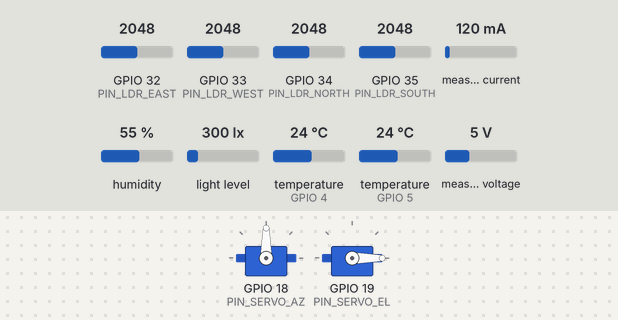
The sketch below on a simulated ESP32. Shown: 2 × servo. Inputs (shaded band) come from the test bench; at power-on: GPIO 33 (PIN_LDR_WEST) = 2048, GPIO 32 (PIN_LDR_EAST) = 2048, GPIO 34 (PIN_LDR_NORTH) = 2048, GPIO 35 (PIN_LDR_SOUTH) = 2048, measured current 120 mA, humidity 55 %, light level 300 lx, temperature (sensors on GPIO 4, GPIO 5) 24 °C, measured voltage 5 V (analog values on the 0–4095 scale). WiFi joins after 1.5 s; servers stay silent unless stated; uploads are accepted with an empty reply; the local clock reads 2024-03-15 10:24:30 at power-on unless the sketch sets it; what the sketch prints to the serial monitor is not drawn.

Above: at 3.3 s.
3.4 s: GPIO 33 (PIN_LDR_WEST) set to 2204
5.3 s: GPIO 33 (PIN_LDR_WEST) set to 2320
At 8.78 s:
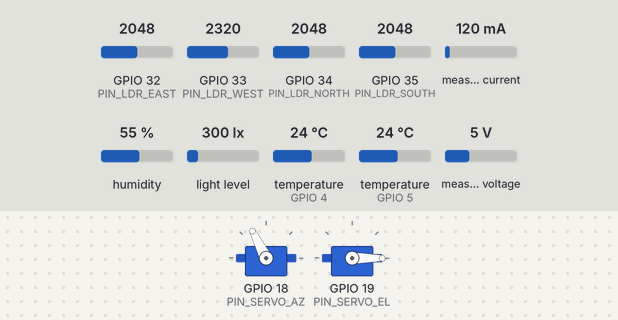
9.0 s: GPIO 32 (PIN_LDR_EAST) set to 2083
12.5 s: GPIO 32 (PIN_LDR_EAST) set to 2155
At 13.2 s:
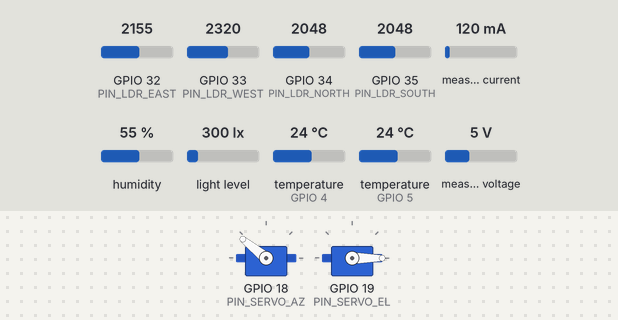
14.0 s: GPIO 34 (PIN_LDR_NORTH) set to 1858
15.5 s: GPIO 34 (PIN_LDR_NORTH) set to 1785
At 18.7 s:
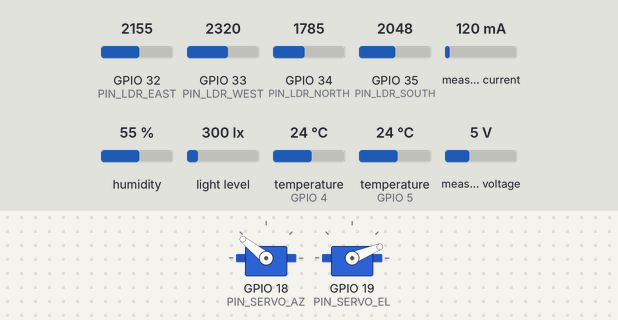
At 21.7 s:
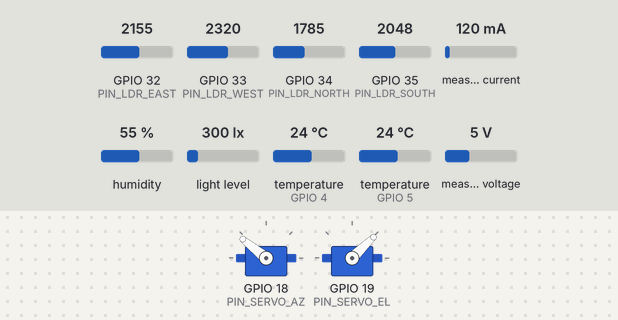
Timing chart, 0 to 24.9 s (numbered marks = the images above; inputs shaded):
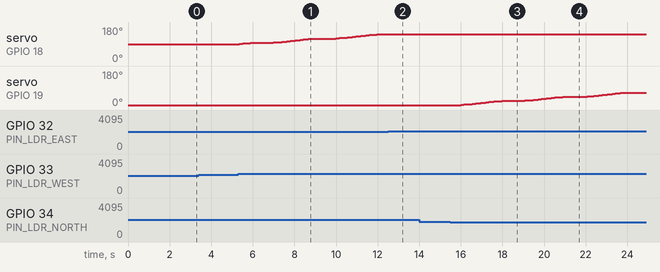

The sketch:

sunflower_esp32.ino
```cpp
/* ===========================================================================
   SUNFLOWER: ESP32 firmware (reference implementation)

   Follows docs/HARDWARE_HANDOVER.md exactly:
     every 3 s   PUT  /devices/<id>/live      (full payload)
     every 30 s  POST /devices/<id>/history   (same payload)
     every 1.5 s GET  /devices/<id>/control   (mode / targets / estop)
   Uses the Firebase REST API over HTTPS, so no Firebase library is needed.

   Board:     ESP32 Dev Module (Arduino core for ESP32, 2.x or 3.x)
   Libraries (Arduino Library Manager):
     ArduinoJson (Benoit Blanchon, v7)       DHT sensor library (Adafruit)
     OneWire + DallasTemperature             BH1750 (Christopher Laws)
     Adafruit INA219                         ESP32Servo (Kevin Harrington)

   Setup: copy secrets.example.h to secrets.h and fill it in.
   Everything you may need to change is in the CONFIG section below.
   =========================================================================== */
#define ARDUINOJSON_USE_LONG_LONG 1   // cmd_id is a 13-digit millisecond timestamp
#include <WiFi.h>
#include <WiFiClientSecure.h>
#include <HTTPClient.h>
#include <ArduinoJson.h>
#include <Wire.h>
#include <time.h>
#include <DHT.h>
#include <OneWire.h>
#include <DallasTemperature.h>
#include <BH1750.h>
#include <Adafruit_INA219.h>
#include <ESP32Servo.h>
#include "secrets.h"

/* ============================== CONFIG =================================== */
const char* DEVICE_ID = "dual-axis-solar-01";

// Pins. LDRs MUST be on ADC1 (GPIO 32-39); ADC2 does not work with Wi-Fi.
const int PIN_LDR_NORTH = 34;   // top edge of the panel
const int PIN_LDR_SOUTH = 35;   // bottom edge
const int PIN_LDR_EAST  = 32;
const int PIN_LDR_WEST  = 33;   // side that is brighter when azimuth must INCREASE
const int PIN_DHT       = 4;    // DHT22 data
const int PIN_DS18B20   = 5;    // panel temperature probe (4.7k pull-up to 3.3 V)
const int PIN_SERVO_AZ  = 18;
const int PIN_SERVO_EL  = 19;
// I2C (BH1750 + INA219): SDA 21, SCL 22 (ESP32 defaults)

// LDR wiring: LDR from 3.3 V to the pin, 10k from the pin to GND
// -> more light = higher reading. If yours is the other way round, set true.
const bool LDR_INVERTED = false;

// Mechanical range. A 180° servo cannot do 0-360°.
// Default: azimuth servo 0..180° covers East (90°) -> South (180°) -> West (270°).
// Tell the web team these numbers: they set the same in src/config.js "limits".
const float AZ_MIN = 90,  AZ_MAX = 270;
const float EL_MIN = 0,   EL_MAX = 90;   // tilt: 0 = flat (stow), 90 = vertical
const bool  AZ_SERVO_REVERSED = false;   // flip if the panel turns the wrong way
const bool  EL_SERVO_REVERSED = false;

const int   DEADBAND      = 5;     // % LDR difference ignored (same as website)
const float TRACK_STEP    = 1.0;   // degrees per tracking step
const float MANUAL_SPEED  = 2.0;   // degrees per step when moving to a manual target
const unsigned long MOVE_EVERY_MS    = 80;
const unsigned long LIVE_EVERY_MS    = 3000;
const unsigned long HISTORY_EVERY_MS = 30000;
const unsigned long CONTROL_EVERY_MS = 1500;
/* ========================================================================= */

DHT dht(PIN_DHT, DHT22);
OneWire oneWire(PIN_DS18B20);
DallasTemperature panelProbe(&oneWire);
BH1750 lightMeter;
Adafruit_INA219 ina219;
Servo servoAz, servoEl;
bool hasBH1750 = false, hasINA219 = false;

WiFiClientSecure tls;
String idToken;
unsigned long tokenAt = 0;
const unsigned long TOKEN_LIFE_MS = 50UL * 60UL * 1000UL;   // tokens last 60 min

// Desired state (from /control) and actual state
String mode = "auto";
bool estop = false;
float targetAz = 180, targetEl = 0;
long long lastCmdId = 0;
float az = 180, el = 0;
bool servosAttached = false;

double capacityMah = 0;
int capacityDay = -1;
unsigned long lastMove = 0, lastLive = 0, lastHistory = 0, lastControl = 0, lastEnergy = 0, lastWifiTry = 0;

/* ------------------------------- helpers -------------------------------- */
float clampf(float v, float lo, float hi) { return v < lo ? lo : (v > hi ? hi : v); }
float cToF(float c) { return c * 9.0f / 5.0f + 32.0f; }

int readLdrPct(int pin) {
  long sum = 0;
  for (int i = 0; i < 8; i++) sum += analogRead(pin);
  int pct = (int)lround((sum / 8.0) * 100.0 / 4095.0);
  return LDR_INVERTED ? 100 - pct : pct;
}

float dewPointC(float t, float h) {
  float g = log(h / 100.0f) + 17.62f * t / (243.12f + t);
  return 243.12f * g / (17.62f - g);
}

void writeServos() {
  if (!servosAttached) return;
  float a = (az - AZ_MIN) * 180.0f / (AZ_MAX - AZ_MIN);
  float e = el;                                // tilt 0..90° = servo 0..90°
  if (AZ_SERVO_REVERSED) a = 180 - a;
  if (EL_SERVO_REVERSED) e = 180 - e;
  servoAz.write((int)lround(clampf(a, 0, 180)));
  servoEl.write((int)lround(clampf(e, 0, 180)));
}

void attachServos() {
  if (servosAttached) return;
  servoAz.attach(PIN_SERVO_AZ, 500, 2400);
  servoEl.attach(PIN_SERVO_EL, 500, 2400);
  servosAttached = true;
  writeServos();
}

void detachServos() {          // E-STOP: no more PWM, motors go limp
  if (!servosAttached) return;
  servoAz.detach();
  servoEl.detach();
  servosAttached = false;
}

/* ------------------------------ networking ------------------------------ */
void connectWiFi() {
  if (WiFi.status() == WL_CONNECTED) return;
  WiFi.mode(WIFI_STA);
  WiFi.begin(WIFI_SSID, WIFI_PASSWORD);
  Serial.print("Wi-Fi");
  for (int i = 0; i < 40 && WiFi.status() != WL_CONNECTED; i++) { delay(500); Serial.print('.'); }
  Serial.println(WiFi.status() == WL_CONNECTED ? " connected" : " FAILED (will retry)");
}

void waitForTime() {
  configTime(5 * 3600, 0, "pool.ntp.org", "time.google.com");
  Serial.print("NTP");
  for (int i = 0; i < 100 && time(nullptr) < 1700000000; i++) { delay(300); Serial.print('.'); }
  Serial.println(time(nullptr) > 1700000000 ? " ok" : " FAILED (website will show OFFLINE until time is set)");
}

bool signIn() {
  HTTPClient http;
  String url = String("https://identitytoolkit.googleapis.com/v1/accounts:signInWithPassword?key=") + FIREBASE_API_KEY;
  if (!http.begin(tls, url)) return false;
  http.addHeader("Content-Type", "application/json");
  JsonDocument body;
  body["email"] = DEVICE_EMAIL;
  body["password"] = DEVICE_PASSWORD;
  body["returnSecureToken"] = true;
  String out; serializeJson(body, out);
  int code = http.POST(out);
  if (code == 200) {
    JsonDocument res;
    deserializeJson(res, http.getString());
    idToken = res["idToken"].as<String>();
    tokenAt = millis();
    Serial.println("Firebase sign-in ok");
  } else {
    Serial.printf("Sign-in failed: HTTP %d %s\n", code, http.getString().c_str());
  }
  http.end();
  return code == 200;
}

bool ensureToken() {
  if (idToken.length() && millis() - tokenAt < TOKEN_LIFE_MS) return true;
  return signIn();
}

// method: "GET" | "PUT" | "POST". Returns HTTP status (negative = network error).
int firebase(const char* method, const String& path, const String& payload, String* response = nullptr) {
  if (WiFi.status() != WL_CONNECTED || !ensureToken()) return -1;
  HTTPClient http;
  http.setTimeout(5000);
  String url = String(FIREBASE_DB_URL) + "/devices/" + DEVICE_ID + "/" + path + ".json?auth=" + idToken;
  if (!http.begin(tls, url)) return -1;
  http.addHeader("Content-Type", "application/json");
  int code = http.sendRequest(method, payload);
  if (response && code == 200) *response = http.getString();
  http.end();
  if (code == 401) idToken = "";      // token expired or revoked: sign in again next time
  return code;
}

/* ----------------------------- control (in) ----------------------------- */
void applyControl(JsonVariantConst c) {
  if (c.isNull()) return;
  if (c["mode"].is<const char*>()) mode = String(c["mode"].as<const char*>()) == "manual" ? "manual" : "auto";
  if (c["target_az"].is<float>()) targetAz = clampf(c["target_az"].as<float>(), AZ_MIN, AZ_MAX);
  if (c["target_el"].is<float>()) targetEl = clampf(c["target_el"].as<float>(), EL_MIN, EL_MAX);
  if (c["estop"].is<bool>()) estop = c["estop"].as<bool>();
  if (estop) detachServos(); else attachServos();
  if (c["cmd_id"].is<long long>()) lastCmdId = c["cmd_id"].as<long long>();   // ack in the next live write
}

void pollControl() {
  String body;
  if (firebase("GET", "control", "", &body) != 200) return;
  JsonDocument doc;
  if (deserializeJson(doc, body)) return;          // "null" when empty -> keep current state
  long long id = doc["cmd_id"] | 0LL;
  if (id == 0 || id == lastCmdId) return;          // nothing new
  applyControl(doc.as<JsonVariantConst>());
  Serial.printf("<- control: mode=%s az=%.1f el=%.1f estop=%d\n", mode.c_str(), targetAz, targetEl, estop);
}

/* ------------------------------- movement ------------------------------- */
float stepToward(float cur, float target, float maxStep) {
  float d = target - cur;
  if (fabs(d) <= maxStep) return target;
  return cur + (d > 0 ? maxStep : -maxStep);
}

void moveOnce() {
  if (estop) return;
  if (mode == "manual") {
    az = stepToward(az, targetAz, MANUAL_SPEED);
    el = stepToward(el, targetEl, MANUAL_SPEED);
  } else {
    int n = readLdrPct(PIN_LDR_NORTH), s = readLdrPct(PIN_LDR_SOUTH);
    int e = readLdrPct(PIN_LDR_EAST),  w = readLdrPct(PIN_LDR_WEST);
    int dEW = w - e, dNS = n - s;
    if (abs(dEW) > DEADBAND) az += dEW > 0 ? TRACK_STEP : -TRACK_STEP;   // turn toward brighter side
    if (abs(dNS) > DEADBAND) el += dNS > 0 ? -TRACK_STEP : TRACK_STEP;   // top brighter -> flatter
  }
  az = clampf(az, AZ_MIN, AZ_MAX);
  el = clampf(el, EL_MIN, EL_MAX);
  writeServos();
}

/* ---------------------------- telemetry (out) --------------------------- */
// Adds key only when the value is valid, so a failed sensor shows "--" on the website.
void put(JsonObject o, const char* key, float v) {
  if (!isnan(v) && !isinf(v)) o[key] = roundf(v * 100.0f) / 100.0f;
}

void updateEnergy(float currentMa) {
  time_t now = time(nullptr);
  struct tm lt; localtime_r(&now, &lt);
  if (lt.tm_yday != capacityDay) { capacityDay = lt.tm_yday; capacityMah = 0; }   // reset once a day
  unsigned long ms = millis();
  if (lastEnergy && !isnan(currentMa) && currentMa > 0) capacityMah += currentMa * (ms - lastEnergy) / 3600000.0;
  lastEnergy = ms;
}

String buildPayload() {
  float t = dht.readTemperature();
  float h = dht.readHumidity();
  panelProbe.requestTemperatures();
  float pt = panelProbe.getTempCByIndex(0);
  if (pt == DEVICE_DISCONNECTED_C) pt = NAN;
  float lux = hasBH1750 ? lightMeter.readLightLevel() : NAN;
  if (lux < 0) lux = NAN;

  float shunt = NAN, bus = NAN, cur = NAN, pwr = NAN;
  if (hasINA219) {
    shunt = ina219.getShuntVoltage_mV();
    bus   = ina219.getBusVoltage_V();
    cur   = ina219.getCurrent_mA();
    pwr   = ina219.getPower_mW();
  }
  updateEnergy(cur);

  JsonDocument doc;
  doc["device_id"] = DEVICE_ID;
  doc["mode"] = mode;
  doc["azimuth_deg"] = roundf(az * 10) / 10;
  doc["elevation_deg"] = roundf(el * 10) / 10;

  JsonObject tel = doc["telemetry"].to<JsonObject>();
  put(tel, "ambient_temp_c", t);
  put(tel, "ambient_temp_f", cToF(t));
  put(tel, "humidity_pct", h);
  float hiF = (isnan(t) || isnan(h)) ? NAN : dht.computeHeatIndex(cToF(t), h, true);
  put(tel, "heat_index_c", isnan(hiF) ? NAN : (hiF - 32) * 5.0f / 9.0f);
  put(tel, "heat_index_f", hiF);
  float dp = (isnan(t) || isnan(h) || h <= 0) ? NAN : dewPointC(t, h);
  put(tel, "dew_point_c", dp);
  put(tel, "dew_point_f", cToF(dp));
  put(tel, "panel_temp_c", pt);
  put(tel, "panel_temp_f", cToF(pt));
  put(tel, "light_intensity_lux", lux);
  put(tel, "shunt_voltage_mv", shunt);
  put(tel, "bus_voltage_v", bus);
  put(tel, "current_ma", cur);
  put(tel, "load_voltage_v", bus + shunt / 1000.0f);
  put(tel, "power_mw", pwr);
  put(tel, "capacity_mah", (float)capacityMah);

  JsonObject l = doc["ldr_sensors"].to<JsonObject>();
  l["north"] = readLdrPct(PIN_LDR_NORTH);
  l["south"] = readLdrPct(PIN_LDR_SOUTH);
  l["east"]  = readLdrPct(PIN_LDR_EAST);
  l["west"]  = readLdrPct(PIN_LDR_WEST);

  doc["ts"] = (long long)time(nullptr);
  doc["rssi_dbm"] = WiFi.RSSI();
  doc["estop"] = estop;
  doc["last_cmd_id"] = lastCmdId;

  String out; serializeJson(doc, out);
  return out;
}

/* --------------------------------- main --------------------------------- */
void setup() {
  Serial.begin(115200);
  delay(200);
  Serial.println("\nSUNFLOWER booting");

  analogReadResolution(12);
  analogSetAttenuation(ADC_11db);     // full 0-3.3 V range
  Wire.begin();
  dht.begin();
  panelProbe.begin();
  // Low MTreg (31-69, default 69) -> range up to ~120,000 lux, so direct sun does not saturate
  hasBH1750 = lightMeter.begin(BH1750::CONTINUOUS_HIGH_RES_MODE);
  if (hasBH1750) lightMeter.setMTreg(32);
  hasINA219 = ina219.begin();
  Serial.printf("BH1750 %s, INA219 %s\n", hasBH1750 ? "ok" : "MISSING", hasINA219 ? "ok" : "MISSING");

  ESP32PWM::allocateTimer(0);
  ESP32PWM::allocateTimer(1);
  servoAz.setPeriodHertz(50);
  servoEl.setPeriodHertz(50);

  tls.setInsecure();   // FYP shortcut: encrypted but the certificate is not checked
  connectWiFi();
  waitForTime();
  signIn();

  // Boot: start in the state the website last set (auto if control is empty)
  String body;
  if (firebase("GET", "control", "", &body) == 200) {
    JsonDocument doc;
    if (!deserializeJson(doc, body)) applyControl(doc.as<JsonVariantConst>());
  }
  if (!estop) attachServos();
  Serial.printf("Start: mode=%s estop=%d\n", mode.c_str(), estop);
}

void loop() {
  unsigned long now = millis();
  // Wi-Fi lost: retry in the background every 10 s; tracking keeps running meanwhile
  if (WiFi.status() != WL_CONNECTED && now - lastWifiTry > 10000) { lastWifiTry = now; WiFi.reconnect(); }

  if (now - lastMove >= MOVE_EVERY_MS) { lastMove = now; moveOnce(); }

  if (now - lastControl >= CONTROL_EVERY_MS) { lastControl = now; pollControl(); }

  if (now - lastLive >= LIVE_EVERY_MS) {
    lastLive = now;
    String payload = buildPayload();
    int code = firebase("PUT", "live", payload);
    if (code != 200) Serial.printf("live write: HTTP %d\n", code);
    if (now - lastHistory >= HISTORY_EVERY_MS || lastHistory == 0) {
      lastHistory = now;
      firebase("POST", "history", payload);
    }
  }
}
```

secrets.example.h
```cpp
// Copy this file to "secrets.h" (same folder) and fill in the values.
// secrets.h is git-ignored. Never commit real passwords.
#pragma once

#define WIFI_SSID       "your-wifi-name"
#define WIFI_PASSWORD   "your-wifi-password"

// Firebase console > Project settings > General
#define FIREBASE_API_KEY  "AIzaSy..."
// Realtime Database URL, WITHOUT the trailing slash
#define FIREBASE_DB_URL   "https://<project>-default-rtdb.asia-southeast1.firebasedatabase.app"

// The DEVICE account (Authentication > Users). Not the operator account.
#define DEVICE_EMAIL      "device@sunflower.com"
#define DEVICE_PASSWORD   "device-password"
```

Measured:
- the behaviour switches between 2272 and 2273 on GPIO 33 (PIN_LDR_WEST) (found by bisection; images 0 and 1)
- the behaviour switches between 2108 and 2109 on GPIO 32 (PIN_LDR_EAST) (found by bisection; images 1 and 2)
- the behaviour switches between 1823 and 1822 on GPIO 34 (PIN_LDR_NORTH) (found by bisection; images 2 and 3)
- after the input at 3.4 s, every drawn part: stays the same
- after the input at 5.3 s, servo on GPIO 18 (PIN_SERVO_AZ): moves from 90° to 119° over 3.6 s, starting after 0.05 s
- after the input at 12.5 s, servo on GPIO 18 (PIN_SERVO_AZ): stays 141° (without the input it goes to 142° after 0.49 s)
- after the input at 14.0 s, every drawn part: stays the same
- after the input at 15.5 s, servo on GPIO 19 (PIN_SERVO_EL): moves from 0° to 66° over 8.0 s, starting after 0.49 s
